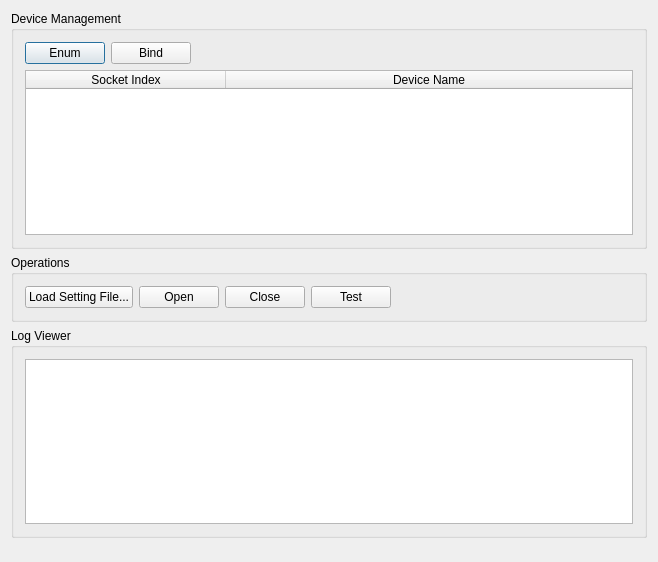
<?xml version="1.0" encoding="UTF-8"?>
<ui version="4.0">
 <class>CmtiQtDemoDialog</class>
 <widget class="QDialog" name="CmtiQtDemoDialog">
  <property name="geometry">
   <rect>
    <x>0</x>
    <y>0</y>
    <width>658</width>
    <height>562</height>
   </rect>
  </property>
  <property name="windowTitle">
   <string>CmtiSdk Qt Demo</string>
  </property>
  <layout class="QVBoxLayout" name="verticalLayout_2">
   <item>
    <widget class="QGroupBox" name="groupBox_2">
     <property name="title">
      <string>Device Management</string>
     </property>
     <layout class="QGridLayout" name="gridLayout">
      <item row="0" column="0">
       <layout class="QHBoxLayout" name="horizontalLayout_2">
        <item>
         <widget class="QPushButton" name="btnEnum">
          <property name="text">
           <string>Enum</string>
          </property>
         </widget>
        </item>
        <item>
         <widget class="QPushButton" name="btnBind">
          <property name="text">
           <string>Bind</string>
          </property>
         </widget>
        </item>
        <item>
         <spacer name="horizontalSpacer">
          <property name="orientation">
           <enum>Qt::Horizontal</enum>
          </property>
          <property name="sizeHint" stdset="0">
           <size>
            <width>40</width>
            <height>20</height>
           </size>
          </property>
         </spacer>
        </item>
       </layout>
      </item>
      <item row="1" column="0">
       <widget class="QTableWidget" name="tableWidgetDevice">
        <property name="alternatingRowColors">
         <bool>true</bool>
        </property>
        <property name="selectionBehavior">
         <enum>QAbstractItemView::SelectRows</enum>
        </property>
        <attribute name="horizontalHeaderDefaultSectionSize">
         <number>200</number>
        </attribute>
        <attribute name="horizontalHeaderStretchLastSection">
         <bool>true</bool>
        </attribute>
        <attribute name="verticalHeaderDefaultSectionSize">
         <number>35</number>
        </attribute>
        <column>
         <property name="text">
          <string>Socket Index</string>
         </property>
         <property name="textAlignment">
          <set>AlignCenter</set>
         </property>
        </column>
        <column>
         <property name="text">
          <string>Device Name</string>
         </property>
         <property name="textAlignment">
          <set>AlignCenter</set>
         </property>
        </column>
       </widget>
      </item>
     </layout>
    </widget>
   </item>
   <item>
    <widget class="QGroupBox" name="groupBox">
     <property name="title">
      <string>Operations</string>
     </property>
     <layout class="QVBoxLayout" name="verticalLayout">
      <item>
       <layout class="QHBoxLayout" name="horizontalLayout_3">
        <item>
         <widget class="QPushButton" name="btnLoadSettingFile">
          <property name="text">
           <string>Load Setting File...</string>
          </property>
         </widget>
        </item>
        <item>
         <widget class="QPushButton" name="btnOpen">
          <property name="text">
           <string>Open</string>
          </property>
         </widget>
        </item>
        <item>
         <widget class="QPushButton" name="btnClose">
          <property name="text">
           <string>Close</string>
          </property>
         </widget>
        </item>
        <item>
         <widget class="QPushButton" name="btnTest">
          <property name="text">
           <string>Test</string>
          </property>
         </widget>
        </item>
        <item>
         <spacer name="horizontalSpacer_2">
          <property name="orientation">
           <enum>Qt::Horizontal</enum>
          </property>
          <property name="sizeHint" stdset="0">
           <size>
            <width>40</width>
            <height>20</height>
           </size>
          </property>
         </spacer>
        </item>
       </layout>
      </item>
     </layout>
    </widget>
   </item>
   <item>
    <widget class="QGroupBox" name="groupBox_3">
     <property name="title">
      <string>Log Viewer</string>
     </property>
     <layout class="QGridLayout" name="gridLayout_2">
      <item row="0" column="0">
       <widget class="QTextEdit" name="textEditLogViewer">
        <property name="readOnly">
         <bool>true</bool>
        </property>
       </widget>
      </item>
     </layout>
    </widget>
   </item>
   <item>
    <spacer name="verticalSpacer">
     <property name="orientation">
      <enum>Qt::Vertical</enum>
     </property>
     <property name="sizeHint" stdset="0">
      <size>
       <width>20</width>
       <height>40</height>
      </size>
     </property>
    </spacer>
   </item>
  </layout>
 </widget>
 <layoutdefault spacing="6" margin="11"/>
 <resources>
  <include location="CmtiQtDemo.qrc"/>
 </resources>
 <connections/>
</ui>
